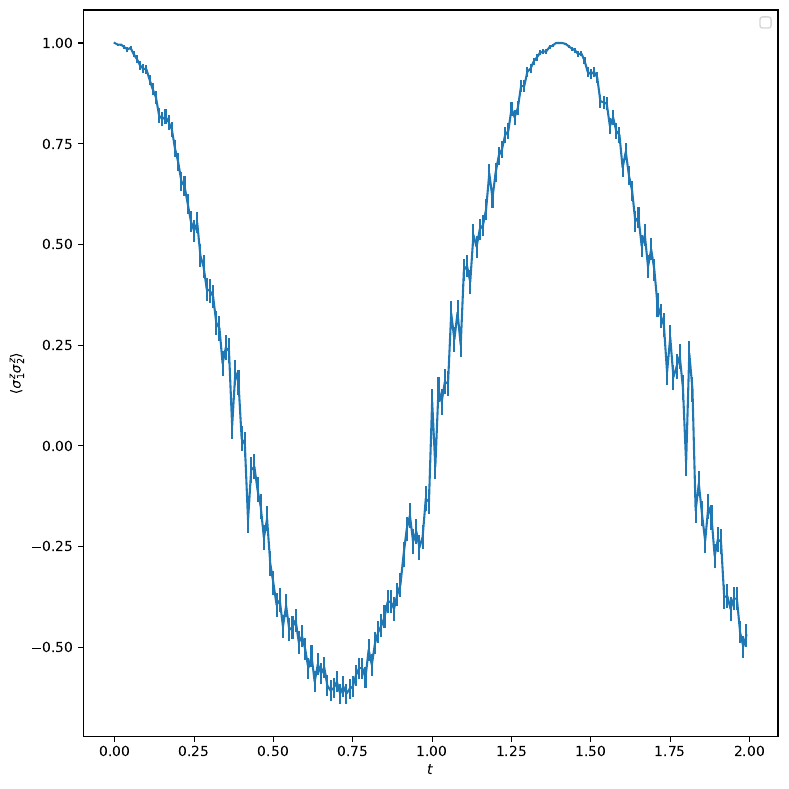

The Python source for this figure:
import netket as nk
import netket_fidelity as nkf
import jax.numpy as jnp
import scipy
import matplotlib.pyplot as plt
import flax

from GHZ_state import GHZ
from RBM_Jastrow_ansatz import RBM_Jastrow

# Set the parameters
N = 2
h = -1.0
J = -1.0

tf = 2.0
dt = 0.01
ts = jnp.arange(0, tf, dt)

# Create the Hilbert space and the variational states |ψ⟩, |ϕ⟩ and |GHZ⟩
hi = nk.hilbert.Spin(0.5, N)
g = nk.graph.Hypercube(length=N, n_dim=1, pbc=True)

sampler = nk.sampler.MetropolisLocal(hilbert=hi, n_chains_per_rank=16)
GHZ_vstate = nk.vqs.MCState(sampler=sampler, model=GHZ(), n_samples=1000)

model = RBM_Jastrow(alpha=1, param_dtype=complex)
phi = nk.vqs.MCState(sampler=sampler, model=model, n_samples=1000)
psi = nk.vqs.MCState(sampler=sampler, model=model, n_samples=1000)

# Choose the number of iterations, the learning rate and the optimizer
n_iter = 1000
lr = 0.01
optimizer = nk.optimizer.Adam(learning_rate=lr)

# Prepare the |GHZ⟩ on the RBM
print("Preparing the initial state: ")
te = nkf.driver.infidelity_optimizer.InfidelityOptimizer(
    GHZ_vstate, optimizer, variational_state=phi, cv_coeff=-0.5
)
te.run(n_iter=n_iter)
psi.parameters = phi.parameters

# Create the X-rotations
Uxs = []
Uxs_dagger = []

for i in range(N):
    Uxs.append(nkf.operator.Rx(hi, i, 2 * dt * h))
    Uxs_dagger.append(nkf.operator.Rx(hi, i, -2 * dt * h))

# Instantiate the observable to monitor
obs = nk.operator.spin.sigmaz(hi, 0) * nk.operator.spin.sigmaz(hi, 1)

# Function doing the TFI dynamics with Trotterized p-tVMC
def Trotter_Ising(phi, optimizer, psi, Uxs, Uxs_dagger, J, ts, n_iter, obs=None):

    if obs is not None:
        obs_dict = {"obs": []}

    for t in ts:

        if obs is not None:
            obs_dict["obs"].append(phi.expect(obs))

        print(f"Time t = {t}: ")
        print("##########################################")

        params = flax.core.unfreeze(phi.parameters)
        for (l, m) in g.edges():
            params["theta_zz"] = (
                params["theta_zz"]
                .at[l, m]
                .set(params["theta_zz"].at[l, m].get() - J * dt / 2)
            )
        psi.parameters = params
        phi.parameters = params

        for i in range(len(Uxs)):
            te = nkf.driver.infidelity_optimizer.InfidelityOptimizer(
                phi,
                optimizer,
                U=Uxs[i],
                U_dagger=Uxs_dagger[i],
                variational_state=psi,
                is_unitary=True,
                cv_coeff=-0.5,
            )
            te.run(n_iter=n_iter)
            phi.parameters = psi.parameters

        params = flax.core.unfreeze(phi.parameters)
        for (l, m) in g.edges():
            params["theta_zz"] = (
                params["theta_zz"]
                .at[l, m]
                .set(params["theta_zz"].at[l, m].get() - J * dt / 2)
            )
        psi.parameters = params
        phi.parameters = params

        print("##########################################")
        print("\n")

    if obs is not None:
        return psi, obs_dict

    else:
        return psi


# Run the evolution
psi, obs_dict = Trotter_Ising(
    phi, optimizer, psi, Uxs, Uxs_dagger, J, ts, n_iter=n_iter, obs=obs
)

# Plot the results
fig = plt.figure(figsize=(8, 8))
plt.errorbar(ts, obs_dict["obs"].mean, obs_dict["obs"].error_of_mean)
plt.xlabel(r"Time $t$")
plt.ylabel(r"$\langle \sigma_1^z \sigma_2^z \rangle$")
plt.legend()
plt.tight_layout()
plt.savefig("twospins_GHZ.pdf", bbox_inches="tight")
plt.show()
